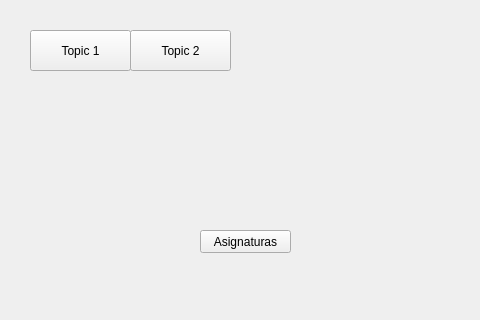
<?xml version="1.0" encoding="UTF-8"?>
<ui version="4.0">
 <class>MainWindow</class>
 <widget class="QMainWindow" name="MainWindow">
  <property name="geometry">
   <rect>
    <x>0</x>
    <y>0</y>
    <width>480</width>
    <height>320</height>
   </rect>
  </property>
  <property name="windowTitle">
   <string>Lenguaje</string>
  </property>
  <widget class="QWidget" name="centralwidget">
   <widget class="QPushButton" name="b_lenguaje1">
    <property name="geometry">
     <rect>
      <x>30</x>
      <y>30</y>
      <width>101</width>
      <height>41</height>
     </rect>
    </property>
    <property name="text">
     <string>Topic 1</string>
    </property>
    <property name="icon">
     <iconset>
      <normaloff>Iconos/asignaturas.png</normaloff>Iconos/asignaturas.png</iconset>
    </property>
    <property name="iconSize">
     <size>
      <width>30</width>
      <height>30</height>
     </size>
    </property>
   </widget>
   <widget class="QPushButton" name="b_lenguaje2">
    <property name="geometry">
     <rect>
      <x>130</x>
      <y>30</y>
      <width>101</width>
      <height>41</height>
     </rect>
    </property>
    <property name="text">
     <string>Topic 2</string>
    </property>
    <property name="icon">
     <iconset>
      <normaloff>Iconos/asignaturas.png</normaloff>Iconos/asignaturas.png</iconset>
    </property>
    <property name="iconSize">
     <size>
      <width>30</width>
      <height>30</height>
     </size>
    </property>
   </widget>
   <widget class="QPushButton" name="botonreturn">
    <property name="geometry">
     <rect>
      <x>200</x>
      <y>230</y>
      <width>91</width>
      <height>23</height>
     </rect>
    </property>
    <property name="text">
     <string>Asignaturas</string>
    </property>
    <property name="icon">
     <iconset>
      <normaloff>Iconos/atras1.png</normaloff>Iconos/atras1.png</iconset>
    </property>
   </widget>
  </widget>
 </widget>
 <resources/>
 <connections/>
</ui>
